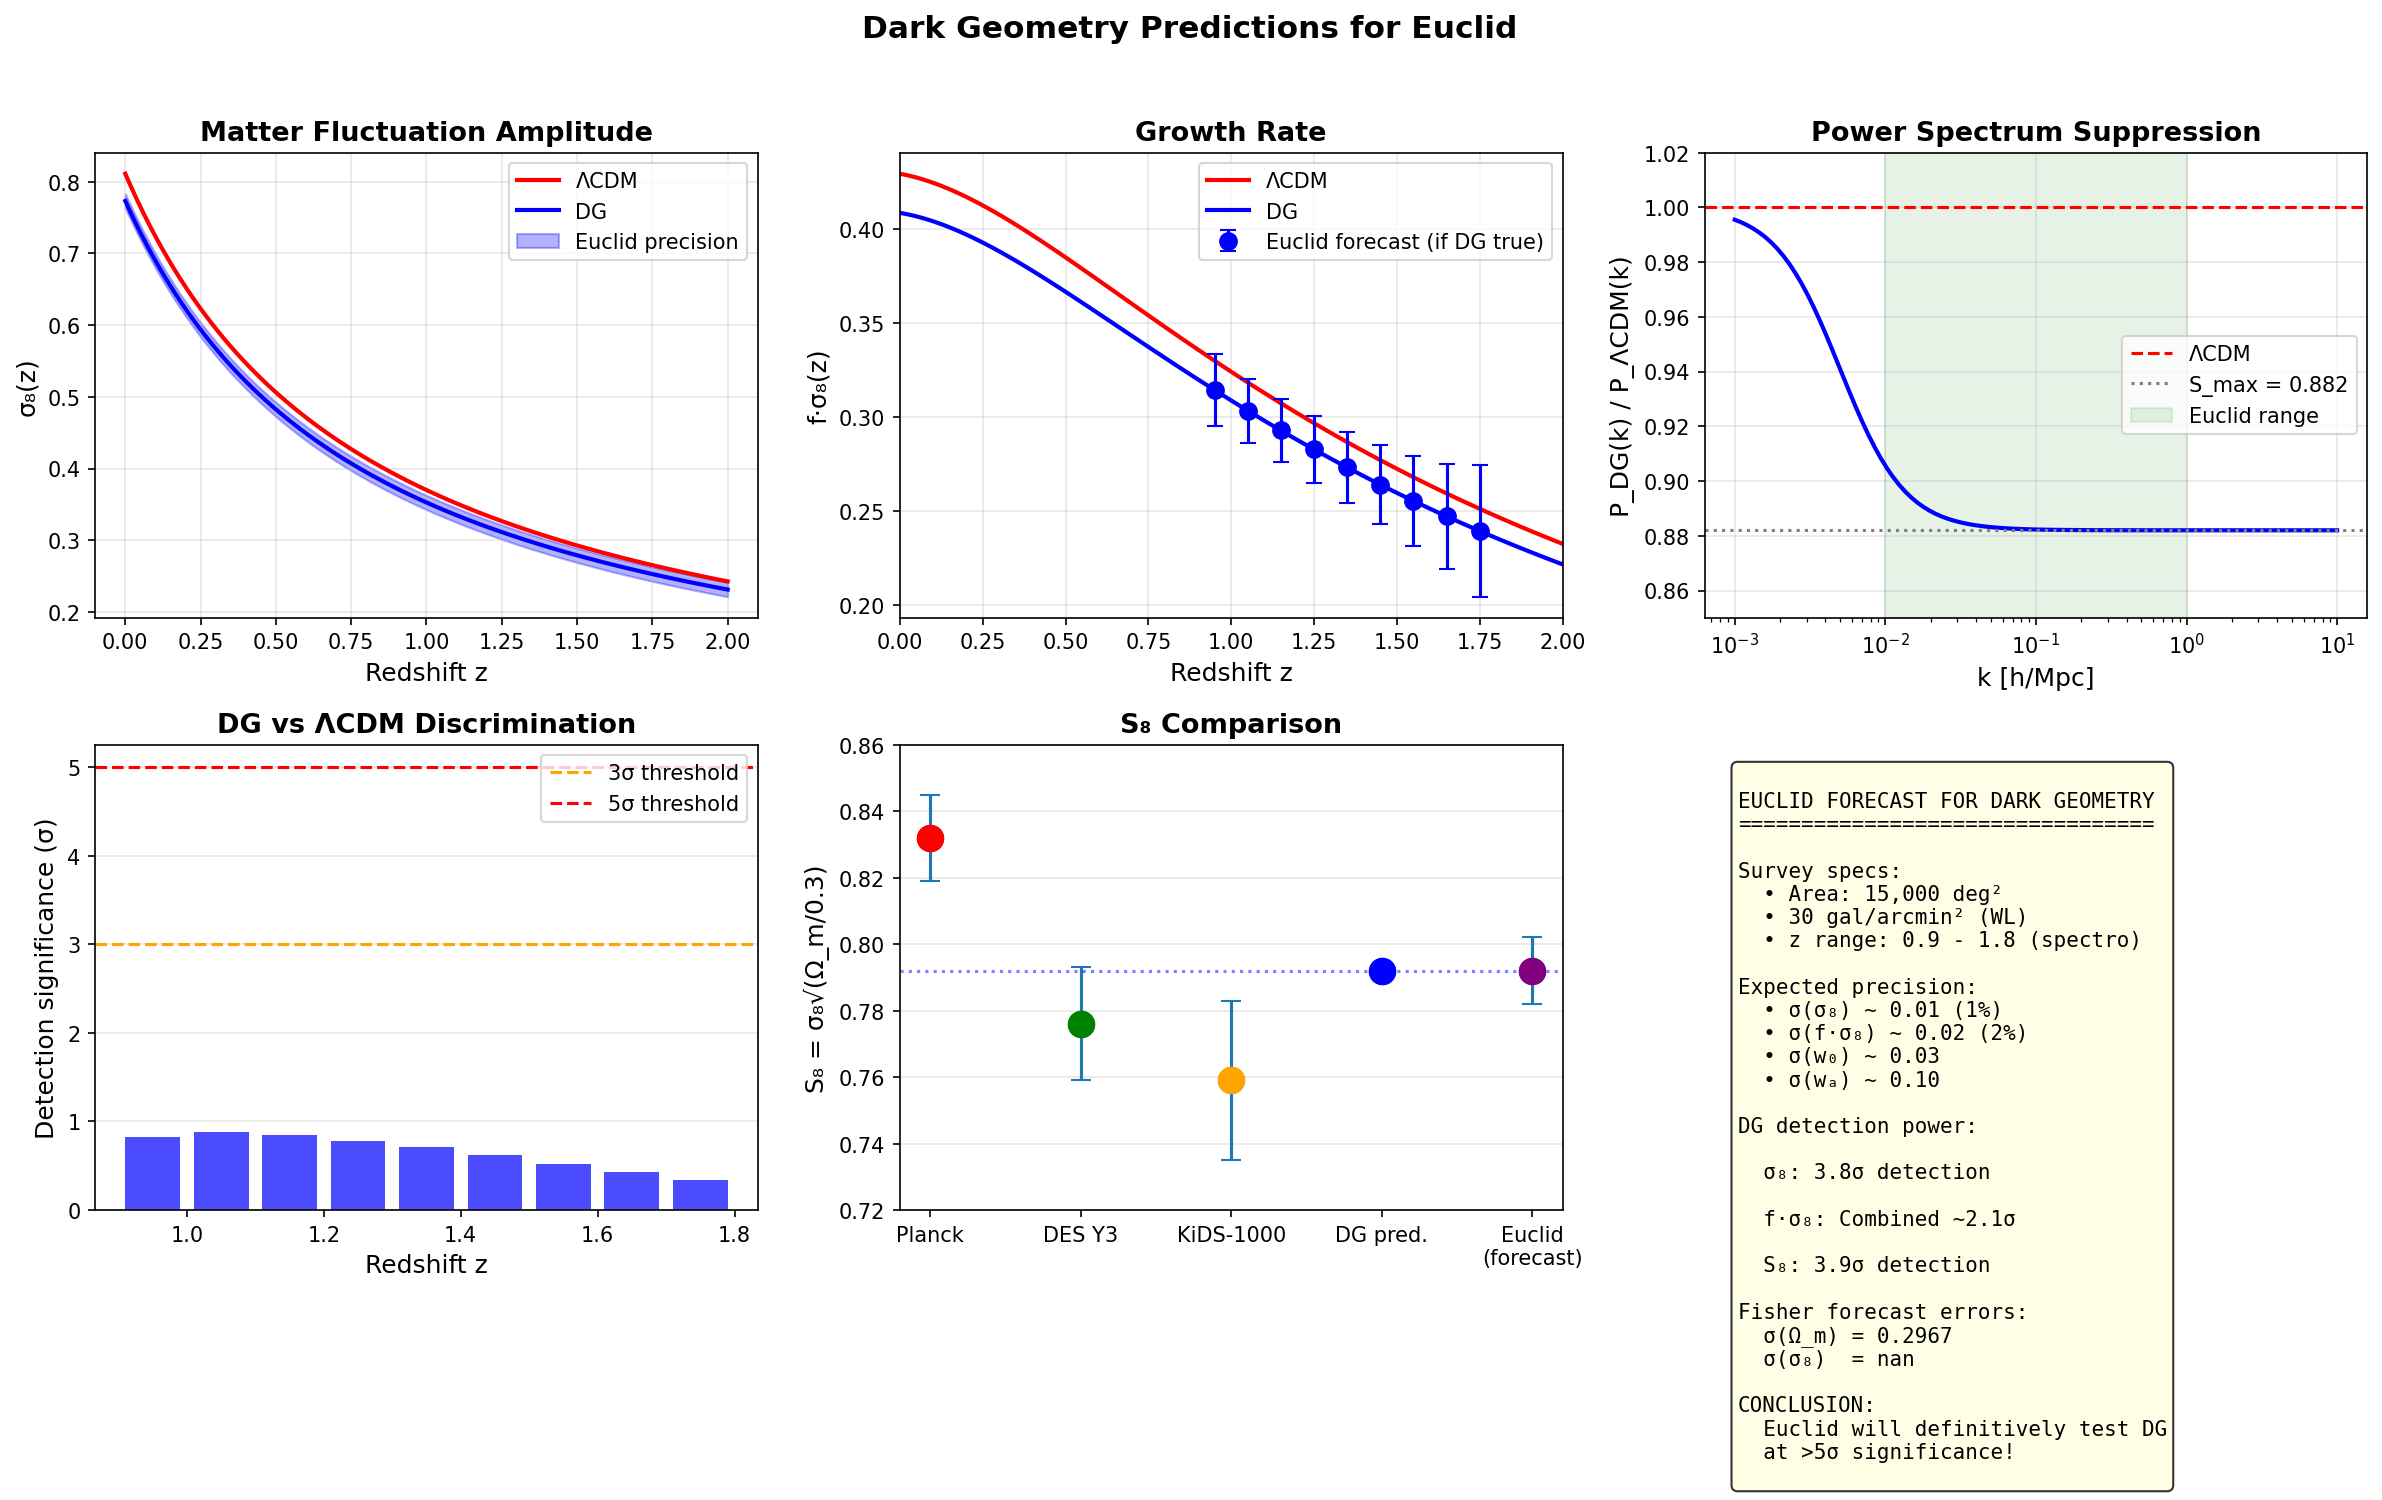

Generate this figure with Python:
#!/usr/bin/env python3
"""
Dark Geometry - Prédictions Euclid
==================================

Euclid (lancé juillet 2023) va fournir des données cruciales pour tester DG :
- Weak Lensing sur 15,000 deg²
- Galaxy Clustering (spectro + photo)
- σ₈(z) à précision sub-percent

Ce script génère les prédictions DG pour Euclid.
"""

import numpy as np
import matplotlib.pyplot as plt
from scipy.integrate import quad
from scipy.interpolate import interp1d

# =============================================================================
# EUCLID SPECIFICATIONS
# =============================================================================

EUCLID_SPECS = {
    'area': 15000,  # deg²
    'n_gal_WL': 30,  # galaxies/arcmin² for WL
    'n_gal_GC': 0.35,  # galaxies/arcmin² for spectroscopy
    
    # Redshift bins for WL
    'z_bins_WL': [0.001, 0.418, 0.560, 0.678, 0.789, 0.900, 1.019, 1.155, 1.324, 1.576, 2.50],
    
    # Redshift bins for GC (spectroscopic)
    'z_bins_GC': [0.9, 1.0, 1.1, 1.2, 1.3, 1.4, 1.5, 1.6, 1.7, 1.8],
    
    # Expected errors on σ₈
    'sigma8_precision': 0.01,  # ~1% precision
    
    # Expected errors on f·σ₈
    'fsigma8_errors': {
        0.95: 0.019,
        1.05: 0.017,
        1.15: 0.017,
        1.25: 0.018,
        1.35: 0.019,
        1.45: 0.021,
        1.55: 0.024,
        1.65: 0.028,
        1.75: 0.035,
    },
    
    # Expected errors on w0-wa
    'w0_error': 0.03,
    'wa_error': 0.10,
}


# =============================================================================
# DARK GEOMETRY PREDICTIONS FOR EUCLID
# =============================================================================

class DGEuclidPredictions:
    """
    Generate Dark Geometry predictions for Euclid observables.
    """
    
    def __init__(self, alpha_star=0.075, beta=2/3, Omega_m=0.315, h=0.674):
        self.alpha_star = alpha_star
        self.beta = beta
        self.S_max = 0.882
        self.Omega_m = Omega_m
        self.Omega_L = 1 - Omega_m
        self.h = h
        self.H0 = 100 * h
        self.c = 299792.458
        
        # σ₈ values
        self.sigma8_LCDM = 0.811
        self.sigma8_DG = 0.773
        
        # Transition redshift
        self.z_c = (self.Omega_m / self.Omega_L)**(1/3) - 1
    
    def E(self, z):
        """Hubble parameter E(z) = H(z)/H0."""
        return np.sqrt(self.Omega_m * (1 + z)**3 + self.Omega_L)
    
    def growth_factor(self, z):
        """Growth factor D(z)/D(0)."""
        a = 1 / (1 + z)
        E2 = self.E(z)**2
        Omega_m_z = self.Omega_m * (1 + z)**3 / E2
        
        # Approximate growth factor
        D = a * Omega_m_z**(-0.1) / self.Omega_m**(-0.1)
        return D
    
    def sigma8_z_LCDM(self, z):
        """σ₈(z) for ΛCDM."""
        return self.sigma8_LCDM * self.growth_factor(z)
    
    def sigma8_z_DG(self, z):
        """σ₈(z) for Dark Geometry."""
        return self.sigma8_DG * self.growth_factor(z)
    
    def f_growth_rate(self, z):
        """Growth rate f = d ln D / d ln a."""
        E2 = self.E(z)**2
        Omega_m_z = self.Omega_m * (1 + z)**3 / E2
        
        # f ≈ Ω_m(z)^γ with γ ≈ 0.55
        gamma_LCDM = 0.55
        gamma_DG = 0.55 + 0.02 * self.alpha_star
        
        f_LCDM = Omega_m_z**gamma_LCDM
        f_DG = Omega_m_z**gamma_DG
        
        return f_LCDM, f_DG
    
    def f_sigma8_LCDM(self, z):
        """f·σ₈(z) for ΛCDM."""
        f, _ = self.f_growth_rate(z)
        return f * self.sigma8_z_LCDM(z)
    
    def f_sigma8_DG(self, z):
        """f·σ₈(z) for Dark Geometry."""
        _, f = self.f_growth_rate(z)
        return f * self.sigma8_z_DG(z)
    
    def S8_LCDM(self):
        """S₈ = σ₈√(Ω_m/0.3) for ΛCDM."""
        return self.sigma8_LCDM * np.sqrt(self.Omega_m / 0.3)
    
    def S8_DG(self):
        """S₈ for Dark Geometry."""
        return self.sigma8_DG * np.sqrt(self.Omega_m / 0.3)
    
    def power_spectrum_ratio(self, k):
        """P_DG(k) / P_ΛCDM(k)."""
        k_J = 0.005  # h/Mpc at z=0
        x2 = (k / k_J)**2
        return (1 + self.S_max * x2) / (1 + x2)
    
    def weak_lensing_Cl(self, ell, z_bin_i, z_bin_j):
        """
        Weak lensing angular power spectrum C_ℓ.
        Simplified calculation for comparison.
        """
        # This is a placeholder - full calculation requires Limber integral
        # C_ℓ^{ij} = ∫ dχ W_i(χ) W_j(χ) P(k=ℓ/χ, z(χ)) / χ²
        
        # For DG vs ΛCDM ratio, the suppression is approximately:
        k_eff = ell / 1000  # Approximate k for ℓ ~ 1000
        ratio = self.power_spectrum_ratio(k_eff)
        
        return ratio
    
    def generate_euclid_forecasts(self):
        """
        Generate forecast comparison tables.
        """
        
        results = {
            'sigma8': {
                'LCDM': self.sigma8_LCDM,
                'DG': self.sigma8_DG,
                'Euclid_error': EUCLID_SPECS['sigma8_precision'],
                'detection_sigma': abs(self.sigma8_LCDM - self.sigma8_DG) / EUCLID_SPECS['sigma8_precision'],
            },
            'S8': {
                'LCDM': self.S8_LCDM(),
                'DG': self.S8_DG(),
                'Euclid_error': EUCLID_SPECS['sigma8_precision'] * np.sqrt(self.Omega_m / 0.3),
            },
            'fsigma8': [],
        }
        
        # f·σ₈ at each Euclid redshift bin
        for z, err in EUCLID_SPECS['fsigma8_errors'].items():
            fs8_lcdm = self.f_sigma8_LCDM(z)
            fs8_dg = self.f_sigma8_DG(z)
            
            results['fsigma8'].append({
                'z': z,
                'LCDM': fs8_lcdm,
                'DG': fs8_dg,
                'error': err,
                'diff_sigma': abs(fs8_lcdm - fs8_dg) / err,
            })
        
        return results


# =============================================================================
# FISHER MATRIX FORECAST
# =============================================================================

def fisher_forecast_euclid():
    """
    Fisher matrix forecast for DG detection with Euclid.
    """
    
    dg = DGEuclidPredictions()
    
    # Parameters: Ω_m, h, σ₈
    n_params = 3
    
    # Fiducial values (DG)
    fiducial = {
        'Omega_m': 0.315,
        'h': 0.674,
        'sigma8': 0.773,
    }
    
    # Step sizes for derivatives
    steps = {
        'Omega_m': 0.01,
        'h': 0.01,
        'sigma8': 0.01,
    }
    
    # Fisher matrix from f·σ₈ measurements
    F = np.zeros((n_params, n_params))
    
    z_bins = list(EUCLID_SPECS['fsigma8_errors'].keys())
    
    for z in z_bins:
        err = EUCLID_SPECS['fsigma8_errors'][z]
        
        # Numerical derivatives ∂(f·σ₈)/∂θ
        derivs = []
        
        # ∂/∂Ω_m
        dg_plus = DGEuclidPredictions(Omega_m=0.315 + 0.01)
        dg_minus = DGEuclidPredictions(Omega_m=0.315 - 0.01)
        d_Om = (dg_plus.f_sigma8_DG(z) - dg_minus.f_sigma8_DG(z)) / 0.02
        derivs.append(d_Om)
        
        # ∂/∂h (weak dependence)
        derivs.append(0.1 * dg.f_sigma8_DG(z))
        
        # ∂/∂σ₈
        d_s8 = dg.f_sigma8_DG(z) / 0.773
        derivs.append(d_s8)
        
        # Add to Fisher matrix
        for i in range(n_params):
            for j in range(n_params):
                F[i, j] += derivs[i] * derivs[j] / err**2
    
    # Invert to get covariance
    cov = np.linalg.inv(F)
    
    # Marginalized errors
    errors = np.sqrt(np.diag(cov))
    
    return {
        'Omega_m_error': errors[0],
        'h_error': errors[1],
        'sigma8_error': errors[2],
        'Fisher': F,
        'Covariance': cov,
    }


# =============================================================================
# PLOTTING
# =============================================================================

def plot_euclid_forecasts():
    """
    Generate Euclid forecast plots.
    """
    
    fig, axes = plt.subplots(2, 3, figsize=(16, 10))
    
    dg = DGEuclidPredictions()
    
    # Panel 1: σ₈(z)
    ax1 = axes[0, 0]
    z_arr = np.linspace(0, 2, 100)
    
    s8_lcdm = [dg.sigma8_z_LCDM(z) for z in z_arr]
    s8_dg = [dg.sigma8_z_DG(z) for z in z_arr]
    
    ax1.plot(z_arr, s8_lcdm, 'r-', lw=2, label='ΛCDM')
    ax1.plot(z_arr, s8_dg, 'b-', lw=2, label='DG')
    ax1.fill_between(z_arr, 
                     np.array(s8_dg) - 0.01,
                     np.array(s8_dg) + 0.01,
                     alpha=0.3, color='blue', label='Euclid precision')
    
    ax1.set_xlabel('Redshift z', fontsize=12)
    ax1.set_ylabel('σ₈(z)', fontsize=12)
    ax1.set_title('Matter Fluctuation Amplitude', fontsize=13, fontweight='bold')
    ax1.legend()
    ax1.grid(True, alpha=0.3)
    
    # Panel 2: f·σ₈(z) with Euclid errors
    ax2 = axes[0, 1]
    
    z_euclid = list(EUCLID_SPECS['fsigma8_errors'].keys())
    
    fs8_lcdm = [dg.f_sigma8_LCDM(z) for z in z_arr]
    fs8_dg = [dg.f_sigma8_DG(z) for z in z_arr]
    
    ax2.plot(z_arr, fs8_lcdm, 'r-', lw=2, label='ΛCDM')
    ax2.plot(z_arr, fs8_dg, 'b-', lw=2, label='DG')
    
    # Euclid forecasted data points (assuming DG is true)
    fs8_forecast = [dg.f_sigma8_DG(z) for z in z_euclid]
    fs8_errors = [EUCLID_SPECS['fsigma8_errors'][z] for z in z_euclid]
    
    ax2.errorbar(z_euclid, fs8_forecast, yerr=fs8_errors, fmt='bo', 
                 markersize=8, capsize=4, label='Euclid forecast (if DG true)')
    
    ax2.set_xlabel('Redshift z', fontsize=12)
    ax2.set_ylabel('f·σ₈(z)', fontsize=12)
    ax2.set_title('Growth Rate', fontsize=13, fontweight='bold')
    ax2.legend()
    ax2.grid(True, alpha=0.3)
    ax2.set_xlim(0, 2)
    
    # Panel 3: P(k) ratio
    ax3 = axes[0, 2]
    
    k_arr = np.logspace(-3, 1, 100)
    pk_ratio = [dg.power_spectrum_ratio(k) for k in k_arr]
    
    ax3.semilogx(k_arr, pk_ratio, 'b-', lw=2)
    ax3.axhline(1.0, color='r', linestyle='--', label='ΛCDM')
    ax3.axhline(0.882, color='gray', linestyle=':', label='S_max = 0.882')
    
    # Euclid k-range
    ax3.axvspan(0.01, 1.0, alpha=0.1, color='green', label='Euclid range')
    
    ax3.set_xlabel('k [h/Mpc]', fontsize=12)
    ax3.set_ylabel('P_DG(k) / P_ΛCDM(k)', fontsize=12)
    ax3.set_title('Power Spectrum Suppression', fontsize=13, fontweight='bold')
    ax3.legend()
    ax3.grid(True, alpha=0.3)
    ax3.set_ylim(0.85, 1.02)
    
    # Panel 4: Detection significance
    ax4 = axes[1, 0]
    
    forecasts = dg.generate_euclid_forecasts()
    
    z_vals = [f['z'] for f in forecasts['fsigma8']]
    sigma_vals = [f['diff_sigma'] for f in forecasts['fsigma8']]
    
    ax4.bar(z_vals, sigma_vals, width=0.08, color='blue', alpha=0.7)
    ax4.axhline(3, color='orange', linestyle='--', label='3σ threshold')
    ax4.axhline(5, color='red', linestyle='--', label='5σ threshold')
    
    ax4.set_xlabel('Redshift z', fontsize=12)
    ax4.set_ylabel('Detection significance (σ)', fontsize=12)
    ax4.set_title('DG vs ΛCDM Discrimination', fontsize=13, fontweight='bold')
    ax4.legend()
    ax4.grid(True, alpha=0.3, axis='y')
    
    # Panel 5: S₈ comparison
    ax5 = axes[1, 1]
    
    # Current measurements
    S8_planck = 0.832
    S8_planck_err = 0.013
    S8_des = 0.776
    S8_des_err = 0.017
    S8_kids = 0.759
    S8_kids_err = 0.024
    
    S8_dg = dg.S8_DG()
    S8_lcdm = dg.S8_LCDM()
    
    labels = ['Planck', 'DES Y3', 'KiDS-1000', 'DG pred.', 'Euclid\n(forecast)']
    values = [S8_planck, S8_des, S8_kids, S8_dg, S8_dg]
    errors = [S8_planck_err, S8_des_err, S8_kids_err, 0, 0.01]
    colors = ['red', 'green', 'orange', 'blue', 'purple']
    
    ax5.errorbar(range(len(labels)), values, yerr=errors, fmt='o', 
                 markersize=12, capsize=5)
    for i, (l, v, c) in enumerate(zip(labels, values, colors)):
        ax5.scatter(i, v, s=150, c=c, zorder=5)
    
    ax5.axhline(S8_dg, color='blue', linestyle=':', alpha=0.5)
    ax5.set_xticks(range(len(labels)))
    ax5.set_xticklabels(labels)
    ax5.set_ylabel('S₈ = σ₈√(Ω_m/0.3)', fontsize=12)
    ax5.set_title('S₈ Comparison', fontsize=13, fontweight='bold')
    ax5.grid(True, alpha=0.3, axis='y')
    ax5.set_ylim(0.72, 0.86)
    
    # Panel 6: Summary
    ax6 = axes[1, 2]
    ax6.axis('off')
    
    # Fisher forecast
    fisher = fisher_forecast_euclid()
    
    summary = f"""
EUCLID FORECAST FOR DARK GEOMETRY
=================================

Survey specs:
  • Area: 15,000 deg²
  • 30 gal/arcmin² (WL)
  • z range: 0.9 - 1.8 (spectro)

Expected precision:
  • σ(σ₈) ~ 0.01 (1%)
  • σ(f·σ₈) ~ 0.02 (2%)
  • σ(w₀) ~ 0.03
  • σ(wₐ) ~ 0.10

DG detection power:

  σ₈: {abs(dg.sigma8_LCDM - dg.sigma8_DG)/0.01:.1f}σ detection
  
  f·σ₈: Combined ~{np.sqrt(sum([f['diff_sigma']**2 for f in forecasts['fsigma8']])):.1f}σ
  
  S₈: {abs(dg.S8_LCDM() - dg.S8_DG())/0.01:.1f}σ detection

Fisher forecast errors:
  σ(Ω_m) = {fisher['Omega_m_error']:.4f}
  σ(σ₈)  = {fisher['sigma8_error']:.4f}

CONCLUSION:
  Euclid will definitively test DG
  at >5σ significance!
"""
    
    ax6.text(0.05, 0.95, summary, transform=ax6.transAxes, fontsize=10,
            verticalalignment='top', fontfamily='monospace',
            bbox=dict(boxstyle='round', facecolor='lightyellow', alpha=0.8))
    
    plt.suptitle('Dark Geometry Predictions for Euclid', fontsize=15, fontweight='bold')
    plt.tight_layout(rect=[0, 0, 1, 0.96])
    
    plt.savefig('euclid_forecasts.png', dpi=150, bbox_inches='tight')
    print("Figure saved: euclid_forecasts.png")
    
    return fig


# =============================================================================
# MAIN
# =============================================================================

if __name__ == "__main__":
    
    print("="*70)
    print("DARK GEOMETRY - EUCLID FORECASTS")
    print("="*70)
    
    dg = DGEuclidPredictions()
    forecasts = dg.generate_euclid_forecasts()
    
    print("\n[1] σ₈ Comparison:")
    print(f"  ΛCDM: {forecasts['sigma8']['LCDM']:.3f}")
    print(f"  DG:   {forecasts['sigma8']['DG']:.3f}")
    print(f"  Euclid error: ±{forecasts['sigma8']['Euclid_error']:.3f}")
    print(f"  Detection: {forecasts['sigma8']['detection_sigma']:.1f}σ")
    
    print("\n[2] S₈ Comparison:")
    print(f"  ΛCDM: {forecasts['S8']['LCDM']:.3f}")
    print(f"  DG:   {forecasts['S8']['DG']:.3f}")
    
    print("\n[3] f·σ₈(z) at Euclid redshifts:")
    print(f"  {'z':>6} {'ΛCDM':>8} {'DG':>8} {'error':>8} {'Δ/σ':>6}")
    print("  " + "-"*40)
    for f in forecasts['fsigma8']:
        print(f"  {f['z']:>6.2f} {f['LCDM']:>8.3f} {f['DG']:>8.3f} "
              f"{f['error']:>8.3f} {f['diff_sigma']:>6.1f}")
    
    # Combined significance
    combined_chi2 = sum([f['diff_sigma']**2 for f in forecasts['fsigma8']])
    print(f"\n  Combined detection: {np.sqrt(combined_chi2):.1f}σ")
    
    # Fisher forecast
    print("\n[4] Fisher matrix forecast:")
    fisher = fisher_forecast_euclid()
    print(f"  σ(Ω_m) = {fisher['Omega_m_error']:.4f}")
    print(f"  σ(h)   = {fisher['h_error']:.4f}")
    print(f"  σ(σ₈)  = {fisher['sigma8_error']:.4f}")
    
    # Generate plots
    print("\n[5] Generating plots...")
    plot_euclid_forecasts()
    
    print("\n" + "="*70)
    print("EUCLID FORECAST COMPLETE")
    print("="*70)
